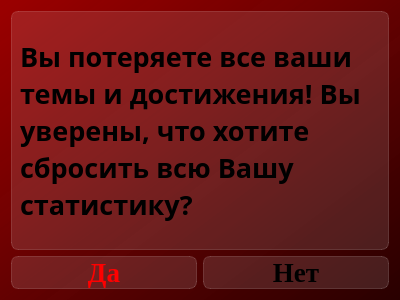
<?xml version="1.0" encoding="UTF-8"?>
<ui version="4.0">
 <class>Dialog_accept_restart_statistics</class>
 <widget class="QDialog" name="Dialog_accept_restart_statistics">
  <property name="geometry">
   <rect>
    <x>0</x>
    <y>0</y>
    <width>400</width>
    <height>300</height>
   </rect>
  </property>
  <property name="windowTitle">
   <string>Сброс статистики</string>
  </property>
  <property name="styleSheet">
   <string notr="true">background-color: qlineargradient(spread:pad, x1:1, y1:1, x2:0, y2:0, stop:0 rgba(41, 0, 0, 255), stop:0.427447 rgba(91, 0, 0, 235), stop:1 rgba(155, 0, 0, 255));
font-family: Liberation Serif;</string>
  </property>
  <layout class="QVBoxLayout" name="verticalLayout">
   <item>
    <widget class="QLabel" name="label_really_restart">
     <property name="styleSheet">
      <string notr="true">text-align: center;
font-weight: bold;
font-size: 20pt;
background-color: rgba(255, 255, 255, 30);
border: 1px solid rgba(255, 255, 255, 40);
border-radius: 7px;
font-family: Libration Serif;</string>
     </property>
     <property name="text">
      <string>Вы потеряете все ваши темы и достижения! Вы уверены, что хотите сбросить всю Вашу статистику?</string>
     </property>
     <property name="scaledContents">
      <bool>false</bool>
     </property>
     <property name="wordWrap">
      <bool>true</bool>
     </property>
    </widget>
   </item>
   <item>
    <layout class="QHBoxLayout" name="horizontalLayout">
     <item>
      <widget class="QPushButton" name="pushButton_yes">
       <property name="styleSheet">
        <string notr="true">QPushButton {
font-weight: bold;
font-size: 20pt;
text-align: center;
color: red;
background-color: rgba(255, 255, 255, 30);
border: 1px solid rgba(255, 255, 255, 40);
border-radius: 7px;
}

QPushButton:hover {
background-color: rgba(255, 255, 255, 40);
}
QPushButton:pressed {
background-color: rgba(255, 255, 255, 70);
}</string>
       </property>
       <property name="text">
        <string>Да</string>
       </property>
      </widget>
     </item>
     <item>
      <widget class="QPushButton" name="pushButton_no">
       <property name="styleSheet">
        <string notr="true">QPushButton {
font-weight: bold;
font-size: 20pt;
text-align: center;
background-color: rgba(255, 255, 255, 30);
border: 1px solid rgba(255, 255, 255, 40);
border-radius: 7px;
}

QPushButton:hover {
background-color: rgba(255, 255, 255, 40);
}
QPushButton:pressed {
background-color: rgba(255, 255, 255, 70);
}</string>
       </property>
       <property name="text">
        <string>Нет</string>
       </property>
      </widget>
     </item>
    </layout>
   </item>
  </layout>
 </widget>
 <resources/>
 <connections/>
</ui>
